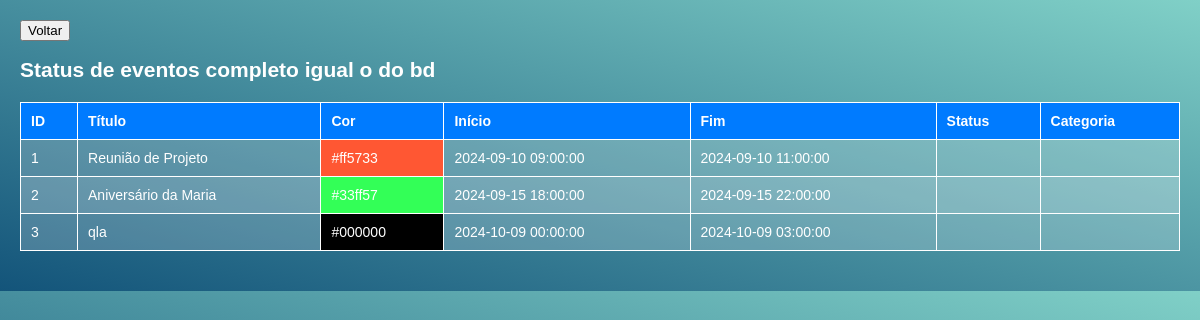
The page /projeto_fullcalendar_js_php-master/st.php on the database its author committed.
### tables this page shows
CREATE TABLE `events` (
  `id` int(11) NOT NULL,
  `title` varchar(255) NOT NULL,
  `color` varchar(7) NOT NULL,
  `start` datetime NOT NULL,
  `end` datetime NOT NULL
);

### projeto_fullcalendar_js_php-master/st.php (the view, shortened to what this page needs)
<?php
include '../includes/db_connection.php';
$sql = "SELECT * FROM events";
$result = $conn->query($sql);
?>
<!DOCTYPE html>
<html lang="pt-BR">
<head>
    <link rel="stylesheet" href="style.css">
</head>
<body>
<button onclick="window.history.back()">Voltar</button>
<h2>Status de eventos completo igual o do bd</h2>
    <table>
        <thead>
            <tr>
                <th>ID</th>
                <th>Título</th>
                <th>Cor</th>
                <th>Início</th>
                <th>Fim</th>
                <th>Status</th>
                <th>Categoria</th>
            </tr>
        </thead>
        <tbody>
            <?php
            if ($result->num_rows > 0) {
                while($row = $result->fetch_assoc()) {
                    echo "<tr>
                            <td>{$row['id']}</td>
                            <td>{$row['title']}</td>
                            <td style='background-color: {$row['color']};'>{$row['color']}</td>
                            <td>{$row['start']}</td>
                            <td>{$row['end']}</td>
                            <td>{$row['status']}</td>
                            <td>{$row['category']}</td>
                          </tr>";
                }
            } else {
                echo "<tr><td colspan='7'>Nenhum evento encontrado.</td></tr>";
            }
            ?>
        </tbody>
    </table>
</body>
</html>

### projeto_fullcalendar_js_php-master/style.css (style rules this page uses)
body { margin: 0; padding: 0; font-family: Arial, Helvetica, sans-serif; font-size: 14px; }

### projeto_fullcalendar_js_php-master/st.php (style rules this page uses)
body { background-image: linear-gradient(15deg, #13547a 0%, #80d0c7 100%); margin: 0; padding: 20px; font-family: Arial, sans-serif; color: white; }
table { width: 100%; border-collapse: collapse; margin: 20px 0; }
th, td { border: 1px solid white; padding: 10px; text-align: left; }
th { background-color: #007BFF; }
tr:nth-child(even) { background-color: rgba(255, 255, 255, 0.1); }
td { background-color: rgba(255, 255, 255, 0.2); }

### rows shown on the page
events: id "1", title "Reunião de Projeto", color "#ff5733", start "2024-09-10 09:00:00", end "2024-09-10 11:00:00"
events: id "2", title "Aniversário da Maria", color "#33ff57", start "2024-09-15 18:00:00", end "2024-09-15 22:00:00"
events: id "3", title "qla", color "#000000", start "2024-10-09 00:00:00", end "2024-10-09 03:00:00"
